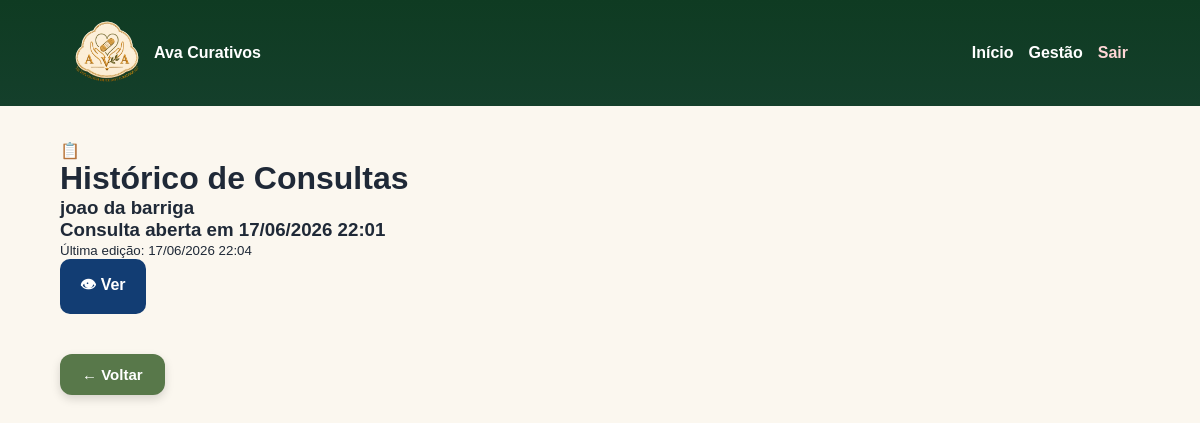
/paciente/13/historico/ (signed in), run on the app's committed database.
### pacientes/models.py (models this page shows, shortened)
class Paciente(models.Model):
    ORIGEM_CHOICES = [
        ('REDE_SOCIAL', 'Rede Social'),
        ('SITE', 'Site'),
        ('AMIGOS', 'Amigos'),
        ('OUTROS', 'Outros'),
    ]
    nome = models.CharField(max_length=200)
    endereco = models.CharField(max_length=255)
    telefone = models.CharField(max_length=20)
    data_nascimento = models.DateField()
    origem = models.CharField(max_length=20, choices=ORIGEM_CHOICES)
    email = models.EmailField(blank=True, null=True)
    criado_em = models.DateTimeField(auto_now_add=True)

### consultas/models.py (models this page shows, shortened)
class Consulta(models.Model):
    paciente = models.ForeignKey(
        Paciente,
        on_delete=models.CASCADE,
        related_name="prescricoes",
        null=True,
        blank=True
    )
    diagnostico_clinico = models.TextField(
        blank=True,
        null=True,
        verbose_name="Diagnóstico Clínico"
    )
    anamnese = models.TextField(
        blank=True,
        null=True
    )
    conduta = models.TextField(
        blank=True,
        null=True
    )
    diabetes = models.BooleanField(
        default=False
    )
    hipertensao = models.BooleanField(
        default=False,
        verbose_name="Hipertenso"
    )
    doenca_cronica = models.BooleanField(
        default=False,
        verbose_name="Doença crônica"
    )
    descricao = models.TextField(
        blank=True,
        null=True,
        verbose_name="Observação / Evolução"
    )
    criada_em = models.DateTimeField(
        auto_now_add=True
    )
    atualizada_em = models.DateTimeField(
        auto_now=True
    )

### consultas/views.py (the view)
@login_required
def historico_consultas(request, id):
    paciente = get_object_or_404(
        Paciente,
        id=id
    )
    consultas = (
        Consulta.objects
        .filter(paciente=paciente)
        .order_by("-criada_em")
    )
    hoje = timezone.localtime().date()
    for consulta in consultas:
        data_consulta = timezone.localtime(
            consulta.criada_em
        ).date()
        consulta.pode_editar = data_consulta == hoje
    return render(
        request,
        "consultas/historico.html",
        {
            "paciente": paciente,
            "consultas": consultas,
        }
    )

### templates/consultas/historico.html (shortened to what this page needs)
{% extends 'base.html' %}
{% block content %}
<div class="form-card profissional">
    <div class="form-title">
        <span class="icone">📋</span>
        <h1>Histórico de Consultas</h1>
    </div>
    <h3>{{ paciente.nome }}</h3>
    {% for consulta in consultas %}
        <div class="consulta-card">
            <h3>
                Consulta aberta em {{ consulta.criada_em|date:"d/m/Y H:i" }}
            </h3>
            {% if consulta.atualizada_em != consulta.criada_em %}
                <small>
                    Última edição: {{ consulta.atualizada_em|date:"d/m/Y H:i" }}
                </small>
            {% endif %}
            <div class="acoes-consulta">
                <a
                    href="{% url 'detalhe_consulta' consulta.id %}"
                    class="btn btn-ver"
                >
                    👁 Ver
                </a>
            </div>
        </div>
    {% empty %}
        <div class="sem-consultas">
            Nenhuma consulta registrada para este paciente.
        </div>
    {% endfor %}
</div>
{% endblock %}

### static/css/style.css (style rules this page uses)
* { margin:0; padding:0; box-sizing:border-box; font-family:Arial, Helvetica, sans-serif; }
body { background:#f3f6fb; color:#1f2937; }
button, .btn { background:#123d73; color:white; padding:14px 20px; border:none; border-radius:10px; text-decoration:none; font-weight:bold; cursor:pointer; display:inline-block; }
body { background:#fbf7ef; }
:root { --verde-principal:#556f47; --verde-escuro:#3f5a38; --bege:#f8f4ec; --azul:#123d73; }

### data on the page
Paciente: nome "joao da barriga"
Consulta: criada_em "17/06/2026 22:01", atualizada_em "17/06/2026 22:04"
